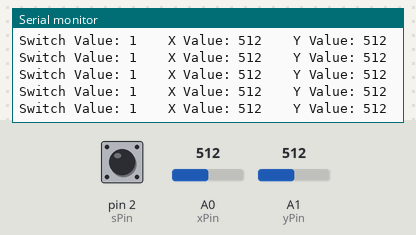
Recording of a sketch running on a simulated Arduino Uno, built with avr-gcc and run on an emulated ATmega328P. Shown: the last lines printed to the serial monitor. The test bench sets the inputs (shaded band); at power-on: A0 (xPin) = 512, A1 (yPin) = 512, pin 2 (sPin) HIGH.

Above: at 1.2 s.
1.3 s: A0 (xPin) set to 108
At 1.42 s:
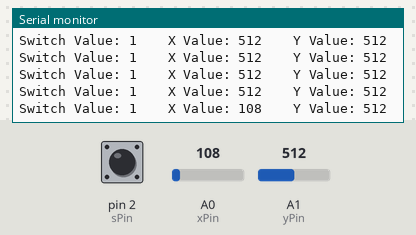
2.8 s: A0 (xPin) set to 89
At 2.83 s:
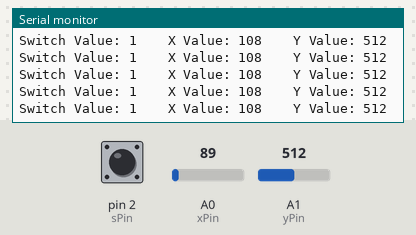
5.8 s: A1 (yPin) set to 110
At 5.8 s:
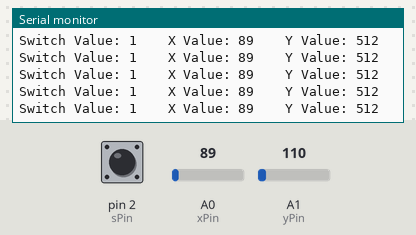
7.3 s: A1 (yPin) set to 92
At 7.31 s:
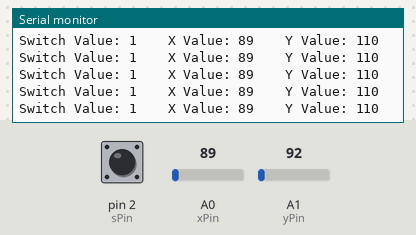
Timing chart, 0 to 10.3 s (numbered marks = the images above; inputs shaded):
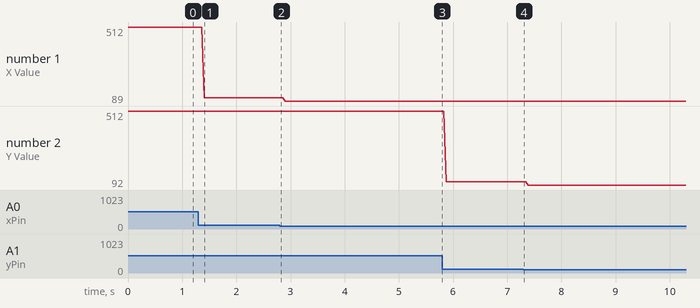

The sketch:

Joystick_Read.ino
```cpp
int xPin = A0, yPin = A1, sPin = 2, xVal, yVal, sVal;
void setup() {
  // put your setup code here, to run once:
  Serial.begin(9600);
  pinMode(sPin, INPUT);
  pinMode(xPin, INPUT);
  pinMode(yPin, INPUT);
  digitalWrite(sPin, HIGH); // Read without extra stuff. When you press down stuff happens
}

void loop() {
  // put your main code here, to run repeatedly:
  sVal = digitalRead(sPin);
  xVal = analogRead(xPin);
  yVal = analogRead(yPin);
  Serial.print("Switch Value: ");
  Serial.print(sVal);
  Serial.print("\t\tX Value: ");
  Serial.print(xVal);
  Serial.print("\t\tY Value: ");
  Serial.println(yVal);

}
```

Measured:
- after the input at 1.3 s, the serial monitor: prints a new line after 0.10 s (image 1)
- plotted number 1: 512 → 108 after the input at 1.3 s, 108 → 89 after the input at 2.8 s
- plotted number 2: 512 → 110 after the input at 5.8 s, 110 → 92 after the input at 7.3 s
